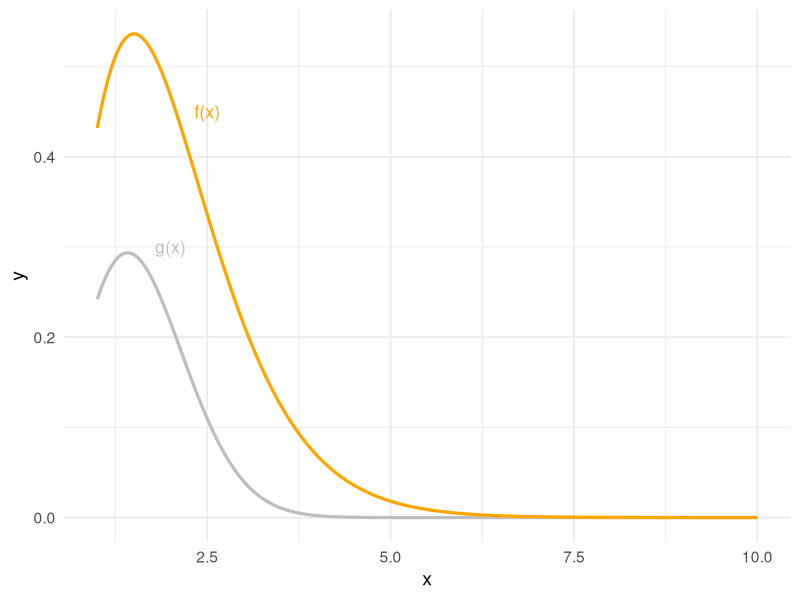

R code for this plot:
## ---- chunk 1
#| echo: false

set.seed(20230312)
## ---- chunk 2
g <- function(t) sin(t)
u <- runif(10000, 0, pi/3)
mean(g(u))
## ---- chunk 3
g <- function(x) exp(-x)
f <- function(x) sqrt(x)

gen_thetas <- function(N = 1000, n = 200) {
  t <- numeric(N)
  tstar <- numeric(N)
  
  for (i in 1:N) {
    u <- runif(n, 0, 0.5)
    e <- rexp(n, rate = 1)
    t[i] <- mean(g(u))
    tstar[i] <- mean(e <= 0.5)
  }

  c(theta = var(t), theta_star = var(tstar))
}

gen_thetas()
## ---- chunk 4
mc <- function(f, n, r, anti = TRUE) {
  t <- numeric(n)
  for (i in 1:n) {
    m <- runif(r / 2)
    n <- if (anti) 1 - m else runif(r / 2)
    u <- c(m, n)
    t[i] <- mean(f(u))
  }
  return(t)
}

f <- function(x) exp(x)

smc <- mc(f, 1000, 100, anti = FALSE)
ava <- mc(f, 1000, 100)
## ---- chunk 5
g <- function(x) x^2 / sqrt(2 * pi) * exp(-x^2 / 2)
f <- function(x) 1 / gamma(3 / 2) * 2^(3/2) * x^(3) * exp(-2 * x)
x <- seq(1, 10, 0.01)
d <- data.frame(x = x, y0 = g(x), y1 = f(x))

library(ggplot2)

ggplot(d, aes(x = x)) +
  geom_line(aes(y = y0), size = 1.1, color = "grey") +
  geom_line(aes(y = y1), size = 1.1, color = "orange") +
  annotate("text", x = 2.0, y = 0.3, label = "g(x)", color = "grey", size = 4.5) +
  annotate("text", x = 2.5, y = 0.45, label = "f(x)", color = "orange", size = 4.5) +
  theme_minimal(base_size = 14) + 
  labs(x = "x", y = "y")
